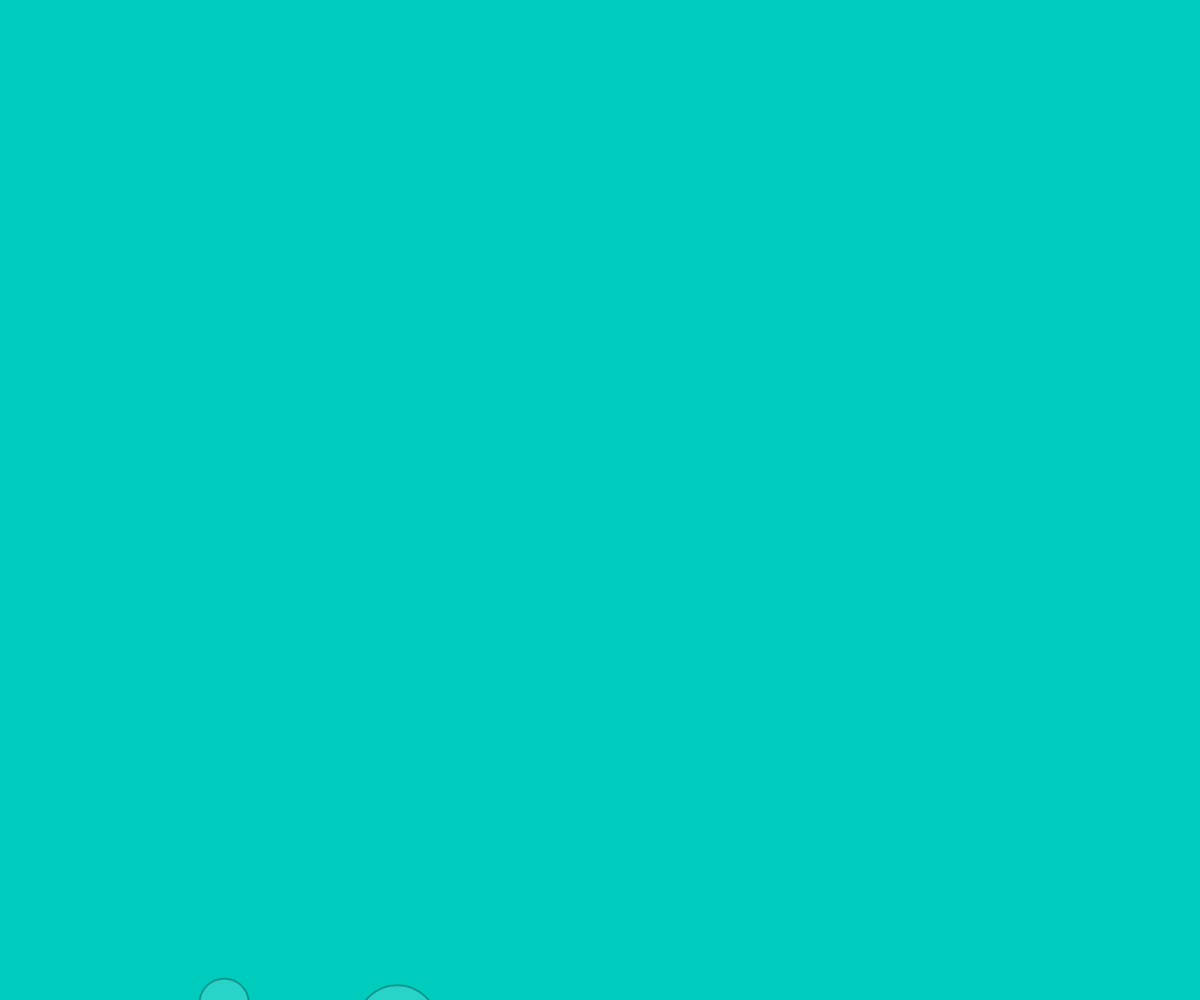
Frame 1 (no input)
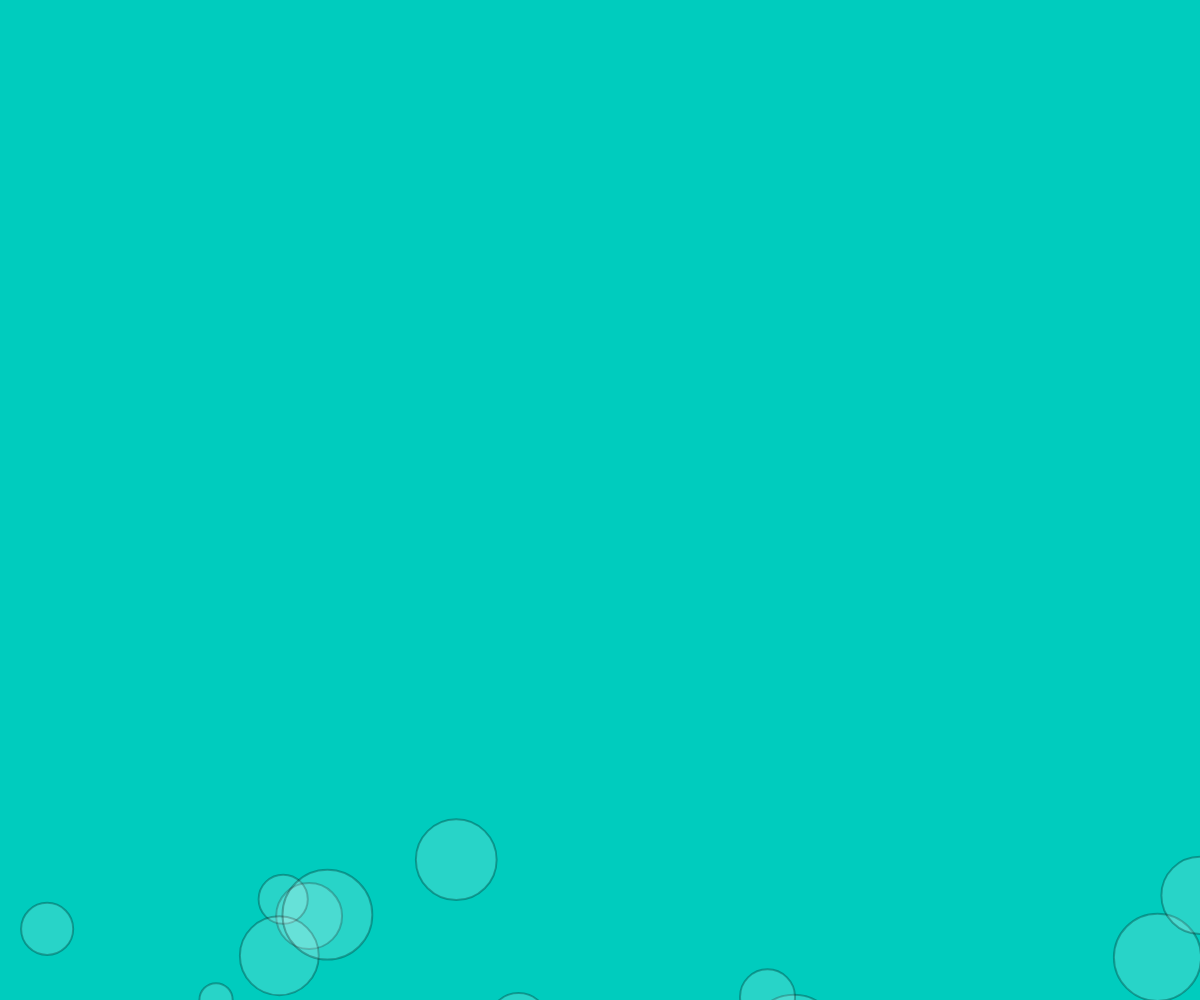
Frame 60 (no input)
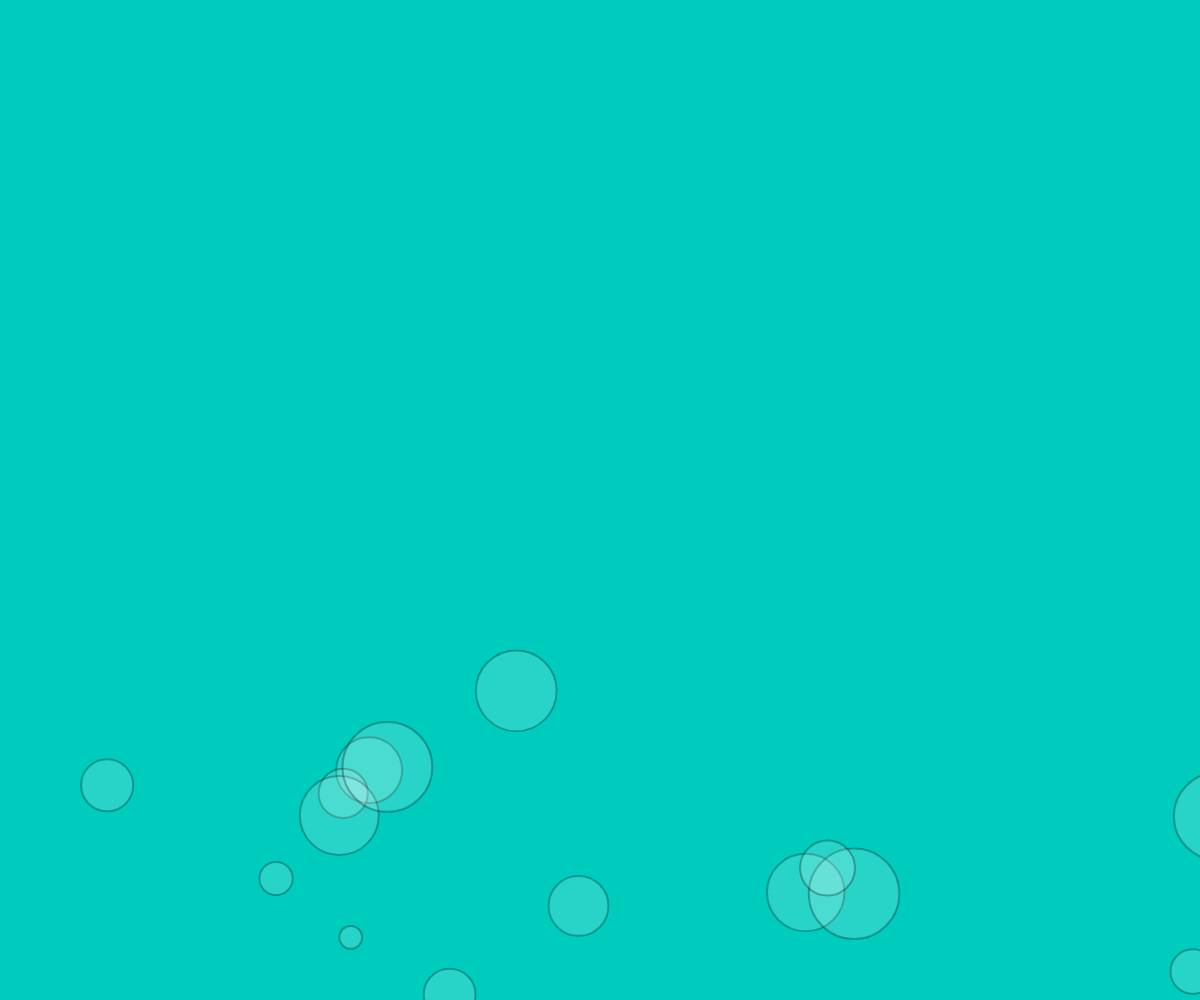
Frame 120 (the mouse pressed at the canvas centre since frame 60)

The p5.js sketch that drew these frames (run headless with seeded random() and noise() and a simulated clock; from frame 60 on, the mouse is pressed at the canvas centre):

// p5.js sketch
// ── sketch.js
var bubbles = [];
var cutoff;

function setup(){
  createCanvas(windowWidth, windowHeight);
  cutoff = -80;
  for(var i = 0; i <= 75; i++){
    bubbles.push(new Bubble());
  }
}

function draw(){
  background(0,204,190);
  line(0,cutoff,width,cutoff);
  for(var i = 0; i < bubbles.length; i++){
    bubbles[i].move();
    bubbles[i].display();
  }
}

function windowResized(){
  createCanvas(windowWidth, windowHeight);
}

function Bubble() {

  this.x = random(width, (width/2)-width);
  this.y = random(height, height*2);
  this.diameter = random(10,100);
  this.ySpeedLower = random(1.2,2);
  this.ySpeedUpper = random(2.2,3.2);
  this.xSpeed = 1;

  this.move = function() {

    if(this.y > cutoff){
      this.x +=  this.xSpeed;
      //map diameter to speed so larger bubbles always ascend faster than smaller bubbles
      this.y -= map(this.diameter,10,100,this.ySpeedLower, this.ySpeedUpper);
    } else{
      //reset values
      this.x = random(width, (width/2)-width);
      this.y = random(height, height*2);
      this.diameter = random(10,100);
      this.ySpeedLower = random(1.2,2);
      this.ySpeedUpper = random(2.2,3.2);
      this.xSpeed = 1;
    }
  };

  this.display = function() {
    strokeWeight(2);
    stroke(0,0,0,70);
    fill(255, 255, 255, 40);
    ellipse(this.x, this.y, this.diameter, this.diameter);
  };


}

// ── sketch_homepage.js
var bubbles = [];
var cutoff;

function setup(){

  var canvasDiv = document.getElementById("backgroundCanvas");
  var divWidth = canvasDiv.offsetWidth;
  var divHeight = canvasDiv.offsetHeight;
  var sketchCanvas = createCanvas(divWidth+20,divHeight+20);
  sketchCanvas.parent("backgroundCanvas");

  cutoff = -80;
  for(var i = 0; i <= 75; i++){
    bubbles.push(new Bubble());
  }
}

function draw(){
  background(0,204,190);
  line(0,cutoff,width,cutoff);
  for(var i = 0; i < bubbles.length; i++){
    bubbles[i].move();
    bubbles[i].display();
  }
}

function windowResized(){
  var canvasDiv = document.getElementById("backgroundCanvas");
  var divWidth = canvasDiv.offsetWidth;
  var divHeight = canvasDiv.offsetHeight;
  var sketchCanvas = createCanvas(divWidth+20,divHeight+20);
  sketchCanvas.parent("backgroundCanvas");
}

function Bubble() {

  this.x = random(width, (width/2)-width);
  this.y = random(height, height*2);
  this.diameter = random(10,100);
  this.ySpeedLower = random(1.2,2);
  this.ySpeedUpper = random(2.2,3.2);
  this.xSpeed = 1;

  this.move = function() {

    if(this.y > cutoff){
      this.x +=  this.xSpeed;
      //map diameter to speed so larger bubbles always ascend faster than smaller bubbles
      this.y -= map(this.diameter,10,100,this.ySpeedLower, this.ySpeedUpper);
    } else{
      //reset values
      this.x = random(width, (width/2)-width);
      this.y = random(height, height*2);
      this.diameter = random(10,100);
      this.ySpeedLower = random(1.2,2);
      this.ySpeedUpper = random(2.2,3.2);
      this.xSpeed = 1;
    }
  };

  this.display = function() {
    strokeWeight(2);
    stroke(0,0,0,70);
    fill(255, 255, 255, 40);
    ellipse(this.x, this.y, this.diameter, this.diameter);
  };


}
